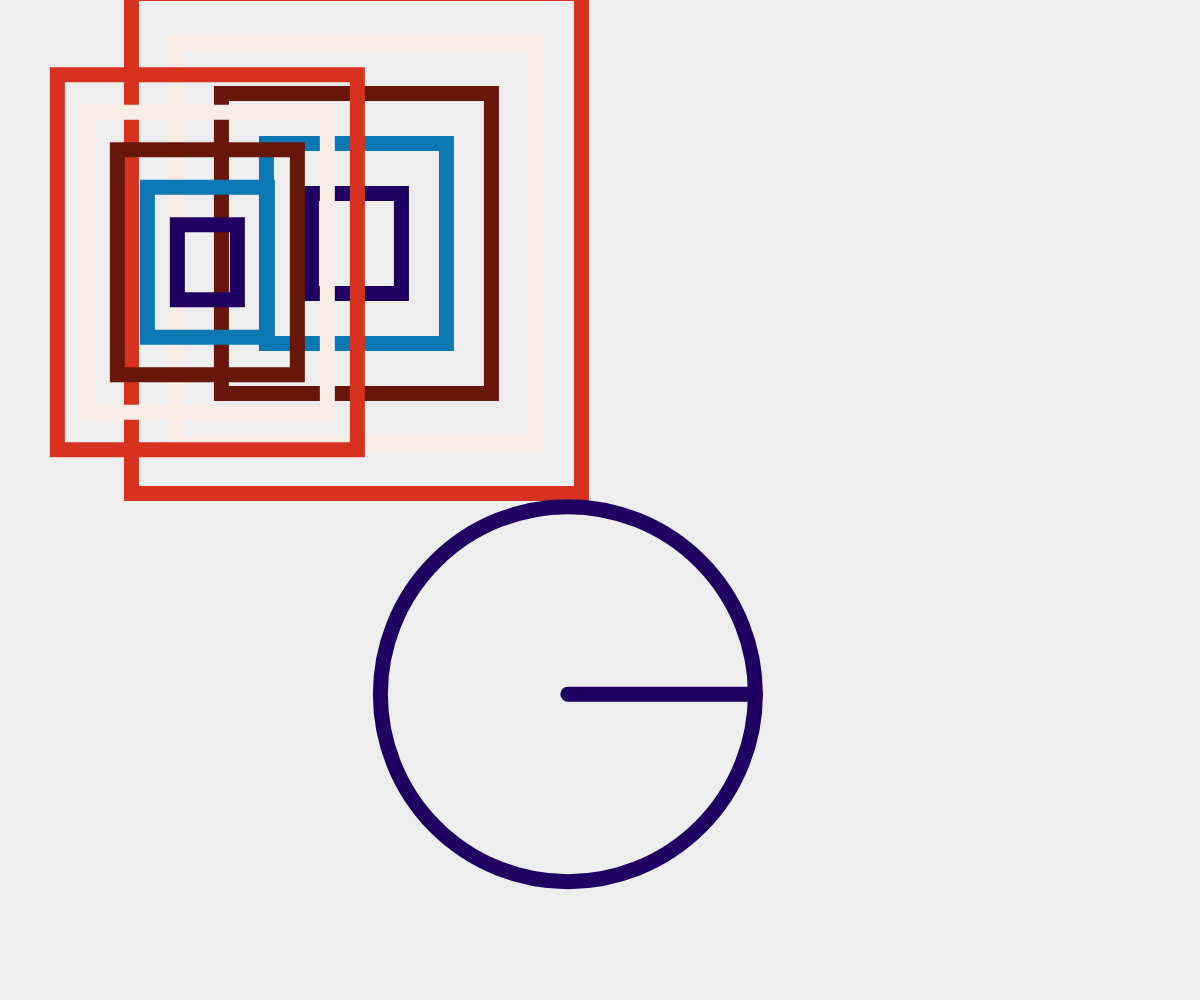
Frame 1 (no input)
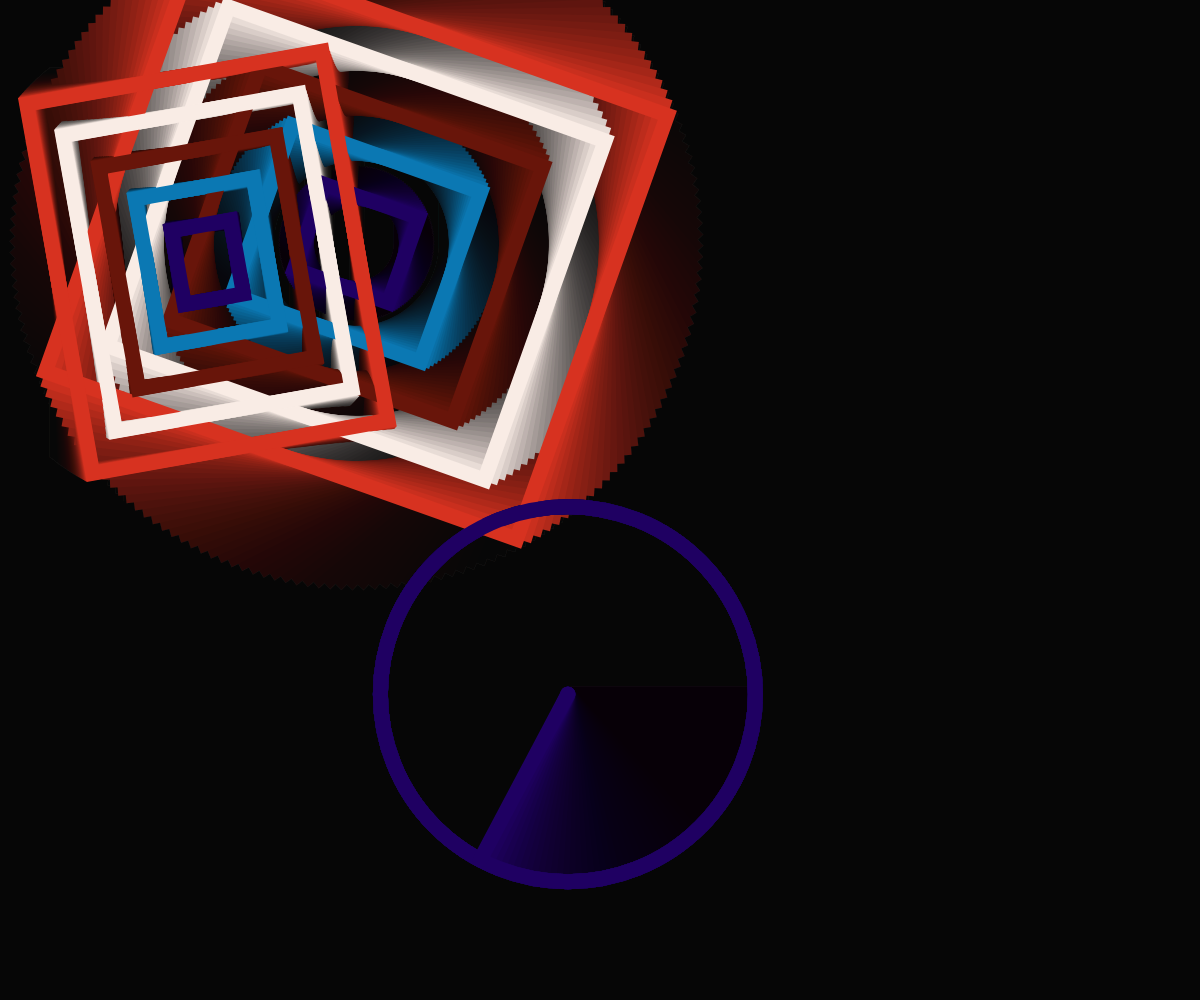
Frame 60 (no input)
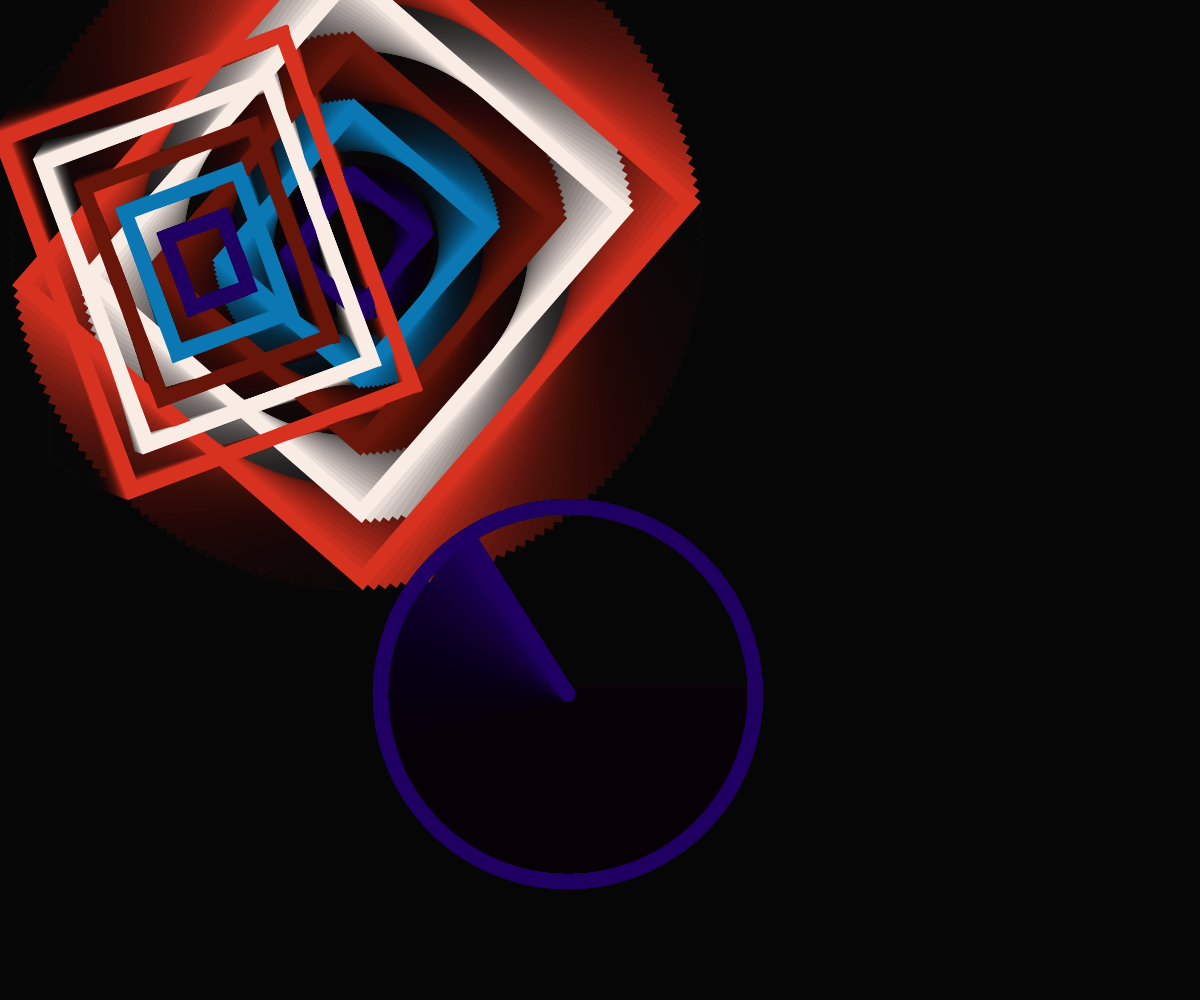
Frame 120 (the mouse pressed at the canvas centre since frame 60)

The p5.js sketch that drew these frames (run headless with seeded random() and noise() and a simulated clock; from frame 60 on, the mouse is pressed at the canvas centre):

// p5.js sketch
// ── sketch.js
//how many shapes to draw in each shrinking set, and the shared spacing step
let numShapes;
let spacing;

//random positions for each shape, picked once when the sketch loads
let sq1X, sq1Y;
let sq2X, sq2Y;
let circX, circY;

//size unit, used for scaling shapes
let unitW, unitH;

//global variables for rotation
let angle1, angle2, angle3;
let rotSpeed1, rotSpeed2, rotSpeed3;

//colorPalette
let colorPal = ['#D73220','#F9ECE5','#68150A','#0B78B3','#1F0062'];
let randCol1;
//transparent alpha
let opacity;

function setup() {
  // Create a canvas that fills the entire browser window
  createCanvas(windowWidth, windowHeight);

  angleMode(DEGREES);

  angle1 = 0; 
  angle2 = 0; 
  angle3 = 0; 

  rotSpeed1 = random(-1,3);
  rotSpeed2 = random(-1,3);
  rotSpeed3 = random(-1,3);


  //color Setup
  opacity = random(50);

  //random color: 1 = background, 2 = circle fill, 3 = circle stroke
  randCol1 = floor(random(0, colorPal.length));

  //print the resutl
  console.log('randomColor:',randCol1);

  unitW = width/8;
  unitH = height/8;

  numShapes = colorPal.length;
  spacing = 1/numShapes;

  console.log('spacing:',spacing);

  //random position for each shape
  sq1X = random(width);
  sq1Y = random(height);

  sq2X = random(width);
  sq2Y = random(height);

  circX = random(width);
  circY = random(height);

  console.log('randomPos:', sq1X,sq1Y,sq2X,sq2Y,circX,circY);

}

function draw() {
background(0,opacity);

//strokeForAllShapes 
strokeWeight(15);
//no filling Color for any shape

noFill();
push();
translate(sq1X,sq1Y);
rectMode(CENTER);
rotate(angle1);

//size of FirstSquare
let sq1W = unitW*3;
let sq1H = unitH*4;
let sq1WSpacing = sq1W*spacing;
let sq1HSpacing = sq1H*spacing;

for (let i = 0; i < numShapes; i++) {
  stroke(colorPal[i]);
  rect(0,0,sq1W,sq1H);
  sq1W -= sq1WSpacing;
  sq1H -= sq1HSpacing;
}

pop();

//roate White
push();
translate(sq2X,sq2Y);
rectMode(CENTER);
rotate(angle2);

let sq2W = unitW*2;
let sq2H = unitH*3;
let sq2WSpacing = sq2W*spacing;
let sq2HSpacing = sq2H*spacing;

for (let i = 0; i < numShapes; i++) {
  stroke(colorPal[i]);
  rect(0,0,sq2W,sq2H);
  sq2W -= sq2WSpacing;
  sq2H -= sq2HSpacing;
}
pop();

//CircleSetup
push();
translate(circX,circY);

// local variable
let circSize = unitH*3;
stroke(colorPal[randCol1]);
circle(0,0,circSize);
rotate(angle3);
line(0,0,circSize/2,0);
pop();

angle1 += rotSpeed1; 
angle2 += rotSpeed2;
angle3 += rotSpeed3;
}
